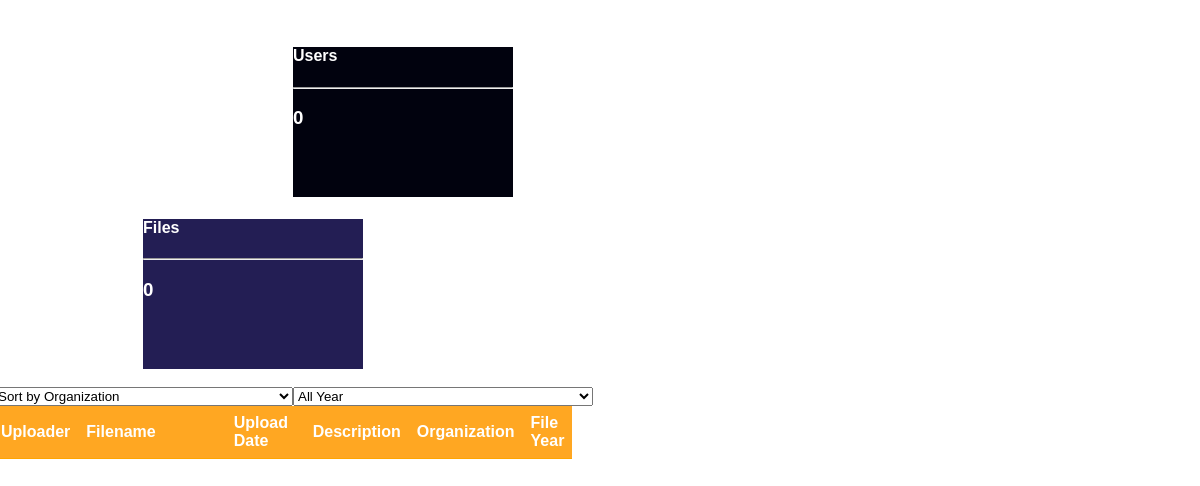
Page /home.php on the earlier database version.
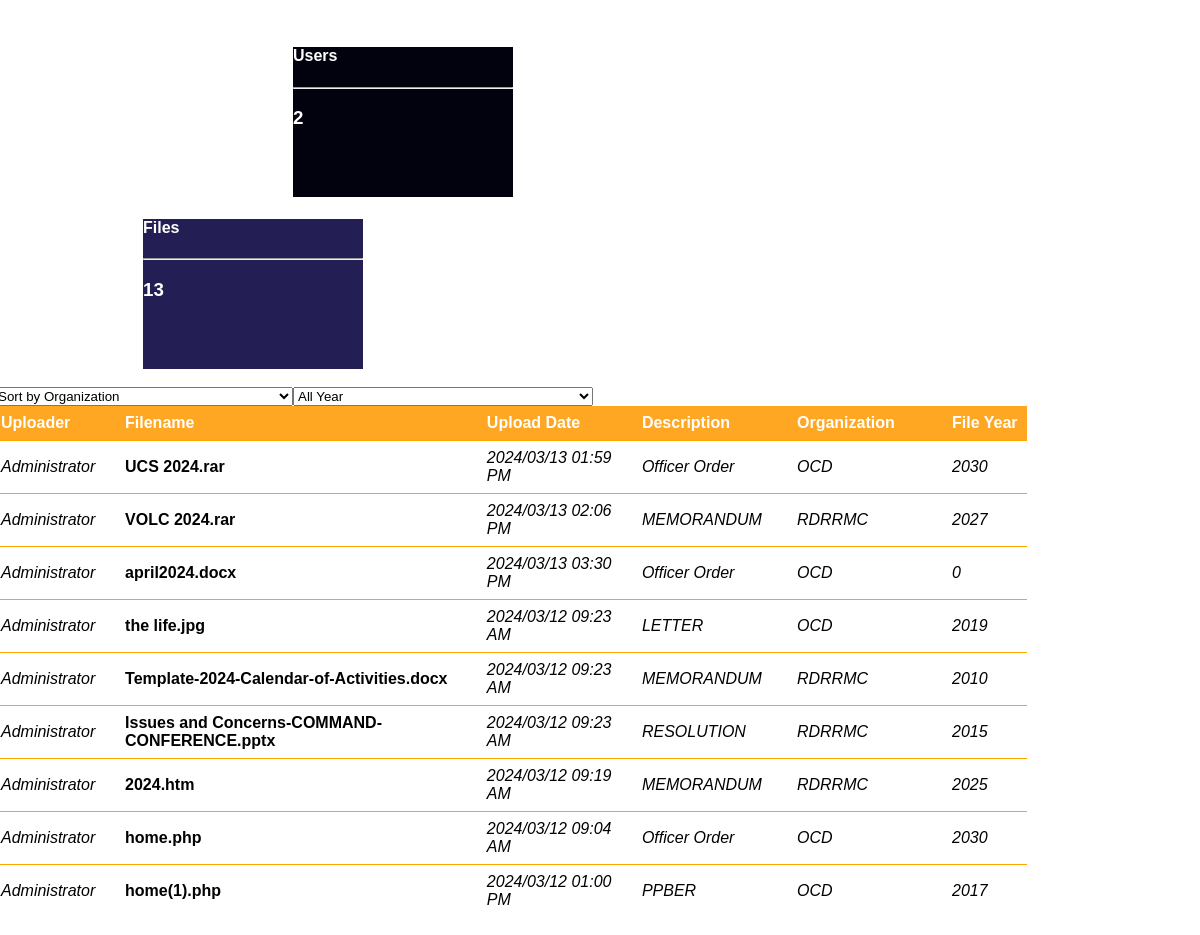
Same page on the later database version.
### tables this page shows
CREATE TABLE `files` (
  `id` int(11) NOT NULL,
  `name` varchar(200) NOT NULL,
  `description` text NOT NULL,
  `user_id` int(30) NOT NULL,
  `folder_id` int(30) NOT NULL,
  `file_type` varchar(50) NOT NULL,
  `file_path` text NOT NULL,
  `is_public` tinyint(1) DEFAULT 0,
  `date_updated` datetime NOT NULL DEFAULT current_timestamp() ON UPDATE current_timestamp(),
  `organization` varchar(255) NOT NULL,
  `year` int(4) NOT NULL
);

CREATE TABLE `users` (
  `id` int(30) NOT NULL,
  `name` varchar(200) NOT NULL,
  `username` varchar(100) NOT NULL,
  `password` varchar(200) NOT NULL,
  `type` tinyint(1) NOT NULL DEFAULT 2 COMMENT '1+admin , 2 = users'
);

### home.php (the view, shortened to what this page needs)
 <link rel="stylesheet" href="styles.css">
<div class="containe-fluid">
    <?php include('db_connect.php');
    $files = $conn->query("SELECT f.*,u.name as uname FROM files f inner join users u on u.id = f.user_id where  f.is_public = 1 order by date(f.date_updated) desc");
    ?>
    <div class="row">
    <div class="col-lg-12">
        <div class="card custom-card info float-left">
            <div class="card-body text-white">
                <h4><b>Users</b></h4>
                <hr>
                <h3 class="text-right"><b><?php echo $conn->query('SELECT * FROM users')->num_rows ?></b></h3>
            </div>
        </div>
        <div class="card custom-card primary ml-4 float-left">
            <div class="card-body text-white">
                <h4><b>Files</b></h4>
                <hr>
                <h3 class="text-right"><b><?php echo $conn->query('SELECT * FROM files')->num_rows ?></b></h3>
            </div>
        </div>
    </div>
</div>
<br>
    <div class="row mt-3 ml-3 mr-3">
        <div class="col-md-4 mb-3">
            <select class="form-control sorter" id="organizationSorter">
                <option value="">Sort by Organization</option>
            </select>
        </div>
    <div class="col-md-4 mb-3">
        <select class="form-control sorter" id="yearSorter">
            <option value="">All Year</option>
        </select>
    </div>
</div>
<div class="row mt-3 ml-3 mr-3">
        <div class="card-body">
            <div class="file-table-container">
                <table width="100%" id="file-table">
                    <thead>
                        <tr>
                            <th width="12%" class="">Uploader</th>
                            <th width="35%" class="">Filename</th>
                            <th width="15%" class="">Upload Date</th>
                            <th width="15%" class="">Description</th>
                            <th width="15%" class="">Organization</th>
                            <th width="15%" class="">File Year</th>
                        </tr>
           <?php
                    while ($row = $files->fetch_assoc()) :
                        $name = explode(' ||', $row['name']);
                        $name = isset($name[1]) ? $name[0] . "(" . $name[1] . ")." . $row['file_type'] : $name[0] . "." . $row['file_type'];
                    ?>
 <tr class='file-item' data-id="<?php echo $row['id'] ?>" data-name="<?php echo $name ?>" data-organization="<?php echo $row['organization'] ?>" data-description="<?php echo $row['description'] ?>" data-year="<?php echo $row['year'] ?>">
                            <td><i><?php echo ucwords($row['uname']) ?></i></td>
                            <td>
                                <large>
                                    <b> <?php echo $name ?></b>
                                </large>
                            </td>
                            <td><i><?php echo date('Y/m/d h:i A', strtotime($row['date_updated'])) ?></i></td>
                            <td><i><?php echo $row['description'] ?></i></td>
                            <td><i><?php echo $row['organization'] ?></i></td>
                            <td><i><?php echo $row['year'] ?></i></td>
                        </tr>
                    <?php endwhile; ?>
                </table>
            </div>
        </div>
    </div>
</div>

Differences in the rows shown:
added files: user.name "Administrator", name "UCS 2024.rar", date_updated "2024/03/13 01:59 PM", description "Officer Order", organization "OCD", year "2030"
added files: user.name "Administrator", name "VOLC 2024.rar", date_updated "2024/03/13 02:06 PM", description "MEMORANDUM", organization "RDRRMC", year "2027"
added files: user.name "Administrator", name "april2024.docx", date_updated "2024/03/13 03:30 PM", description "Officer Order", organization "OCD", year "0"
added files: user.name "Administrator", name "the life.jpg", date_updated "2024/03/12 09:23 AM", description "LETTER", organization "OCD", year "2019"
added files: user.name "Administrator", name "Template-2024-Calendar-of-Activities.docx", date_updated "2024/03/12 09:23 AM", description "MEMORANDUM", organization "RDRRMC", year "2010"
added files: user.name "Administrator", name "Issues and Concerns-COMMAND-CONFERENCE.pptx", date_updated "2024/03/12 09:23 AM", description "RESOLUTION", organization "RDRRMC", year "2015"
added files: user.name "Administrator", name "2024.htm", date_updated "2024/03/12 09:19 AM", description "MEMORANDUM", organization "RDRRMC", year "2025"
added files: user.name "Administrator", name "home.php", date_updated "2024/03/12 09:04 AM", description "Officer Order", organization "OCD", year "2030"
added files: user.name "Administrator", name "home(1).php", date_updated "2024/03/12 01:00 PM", description "PPBER", organization "OCD", year "2017"
Other differences:
$conn->query('SELECT * FROM users')->num_rows: "0" → "2"
$conn->query('SELECT * FROM files')->num_rows: "0" → "13"
